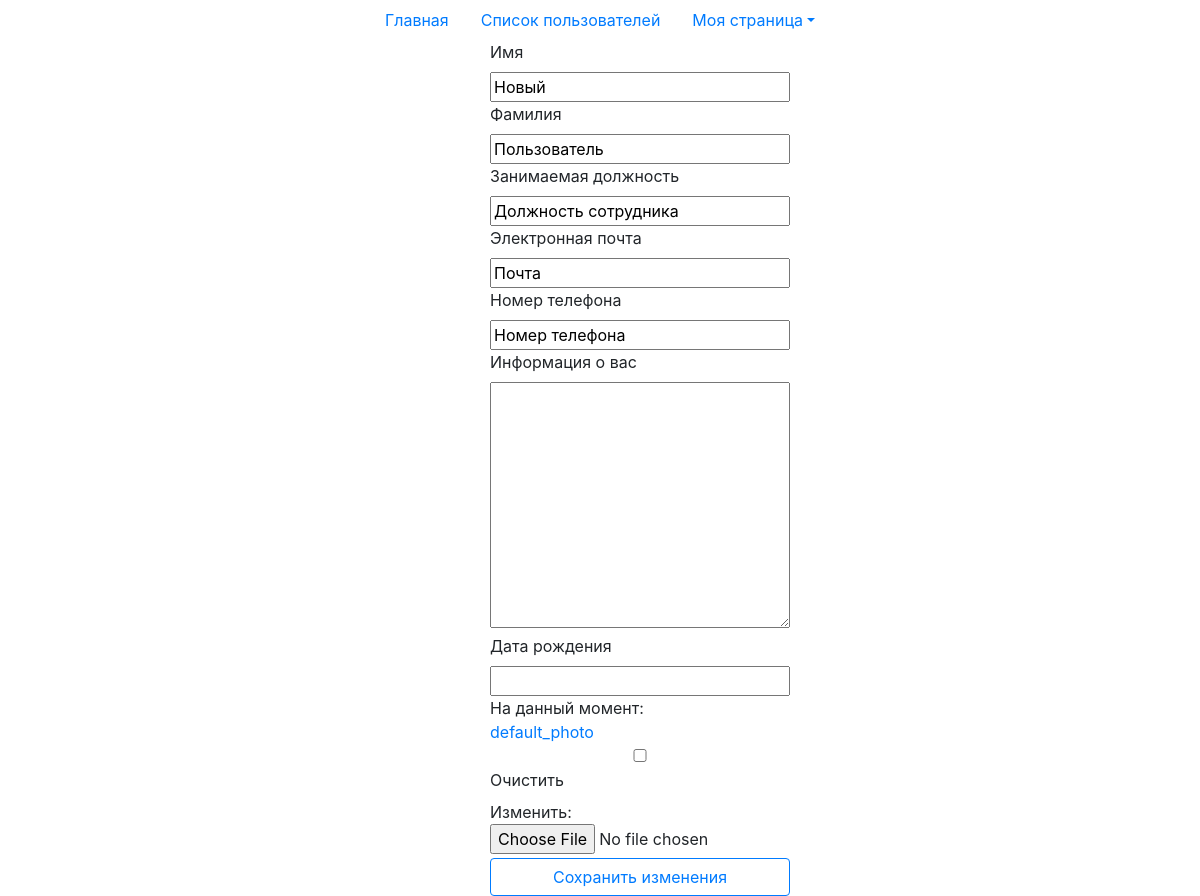
/account/my_page/edit/ (signed in), run on the app's committed database.
### accounts/models.py (models this page shows, shortened)
class Profile(models.Model):
    user = models.OneToOneField(User, on_delete=models.CASCADE, editable=False)
    first_name = models.CharField(max_length=30, verbose_name='Имя', default='Новый')
    last_name = models.CharField(max_length=30, verbose_name='Фамилия', default='Пользователь')
    position = models.CharField(max_length=100, verbose_name='Должность', default='Должность сотрудника')
    email = models.EmailField(max_length=100, verbose_name='Почта', default='Почта')
    number_phone = models.CharField(max_length=12, verbose_name='Номер телефона', default='Номер телефона')
    slug = models.SlugField(verbose_name="URL адрес", unique=True, blank=True, null=True, default='{}')
    bio = models.TextField(max_length=500, blank=True, verbose_name='Информация о человеке')
    birth_date = models.DateField(null=True, blank=True, verbose_name='Дата рождения')
    image = models.ImageField(null=True, blank=True, upload_to="image_profil", verbose_name='Фото профиля', default='default_photo')
    class Meta:
        verbose_name = u'Данные пользователя'
        verbose_name_plural = u'Данные пользователей'

### accounts/views.py (the view)
# urls.py: path('my_page/edit/', views.update_profile, name='my_page_edit_url'),
@login_required
@transaction.atomic
def update_profile(request):
    if request.method == 'POST':
        profile_form = ProfileForm(request.POST, request.FILES, instance=request.user.profile)
        if profile_form.is_valid():
            profile_form.save()
            return redirect('my_page_url')
        else:
            pass
    else:
        profile_form = ProfileForm(instance=request.user.profile)
    return render(request, 'accounts/edit.html', {
        'profile_form': profile_form
    })

### accounts/forms.py
class ProfileForm(forms.ModelForm):
    image = forms.ImageField(required=False)
    class Meta:
        model = Profile
        exclude = ['user']
        fields = '__all__'

### accounts/templates/accounts/edit.html (shortened to what this page needs)
{% extends 'home/base.html' %}
{% load static %}
{% block content %}
<div class="mx-auto" style="width: 220px;">
<form method="post"  enctype="multipart/form-data">
  <label>Имя</label></br>
  {{ profile_form.first_name }}</br>
  <label>Фамилия</label></br>
  {{ profile_form.last_name }}</br>
  <label>Занимаемая должность</label></br>
  {{ profile_form.position }}</br>
  <label>Электронная почта</label></br>
  {{ profile_form.email }}</br>
  <label>Номер телефона</label></br>
  {{ profile_form.number_phone }}</br>
  <label>Информация о вас</label></br>
  {{ profile_form.bio }}</br>
  <label>Дата рождения</label></br>
  {{ profile_form.birth_date }}</br>
  {{ profile_form.image }}</br>
  <button type="submit" style="margin-top:2%; width:300px;" class="btn btn-outline-primary">Сохранить изменения</button>
</form>
</div>
{% endblock %}

### accounts/templates/accounts/edit.html (style rules this page uses)
textarea { width:300px; }
input { width:300px; }

### data on the page
Profile: first_name "Новый", last_name "Пользователь", position "Должность сотрудника", email "Почта", number_phone "Номер телефона"
